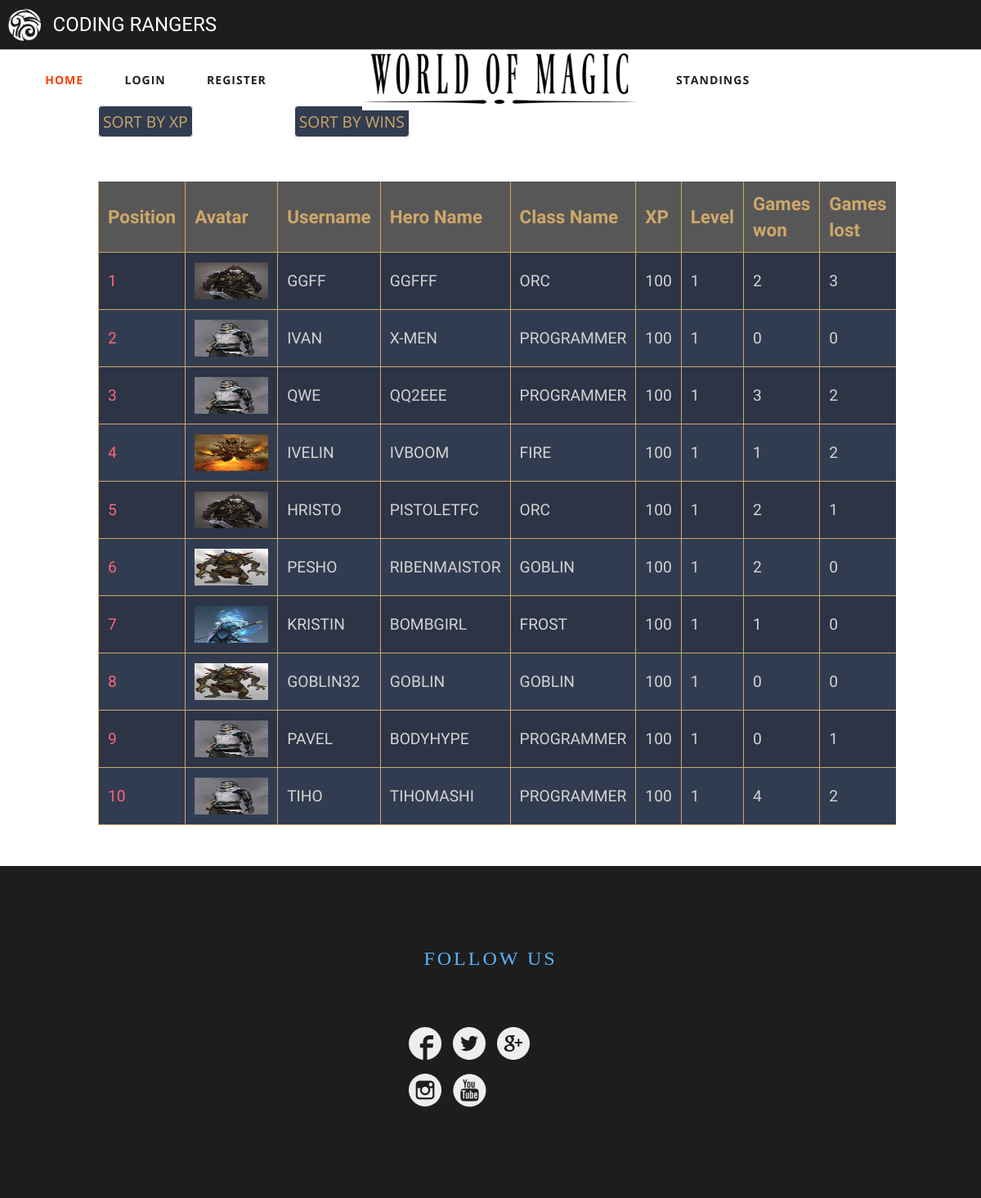
The app's page /Standings_xp.php with its own data.
### tables this page shows
CREATE TABLE `characters` (
  `char_id` int(11) NOT NULL,
  `user_id` int(11) NOT NULL,
  `char_name` varchar(50) NOT NULL,
  `class_id` int(11) NOT NULL,
  `char_xp` int(100) NOT NULL,
  `char_lv` int(11) NOT NULL
);

CREATE TABLE `class` (
  `class_id` int(11) NOT NULL,
  `class_name` varchar(50) NOT NULL,
  `race_id` int(11) NOT NULL,
  `class_avatar` varchar(200) NOT NULL
);

CREATE TABLE `users` (
  `user_id` int(11) NOT NULL,
  `user_avatar` varchar(200) NOT NULL,
  `user_name` varchar(50) NOT NULL,
  `user_pass` varchar(50) NOT NULL,
  `date_deleted` date DEFAULT NULL
);

CREATE TABLE `standings` (
  `games_won` int(11) NOT NULL,
  `games_lost` int(11) NOT NULL,
  `char_id` int(11) NOT NULL
);

### Standings_xp.php (the view, shortened to what this page needs)
<?php
	include("header.php");
?>
	<a class=sort href="Standings_xp.php">Sort by XP</a>
	<a class=sort href="Standings_wins.php">Sort by wins</a>
	<table class="container_table">
	<tr>
		<th>Position</th>
		<th>Avatar</th>
		<th>Username</th>
		<th>Hero Name</th>
		<th>Class Name</th>
		<th>XP</th>
		<th>Level</th>
		<th>Games won</th>
		<th>Games lost</th>
	</tr>
	<?php
		$q = "SELECT *
			FROM  `characters`
			JOIN `users` ON `users`.`user_id` = `characters`.`user_id`
			JOIN `class` ON `class`.`class_id` = `characters`.`class_id`
			JOIN `race` ON `class`.`race_id` = `race`.`race_id`
			JOIN `standings` ON `standings`.`char_id` = `characters`.`char_id`
			ORDER BY char_xp DESC";
		$res = mysqli_query($conn,$q);
		for ($i=1; $i < 11; $i++)
		{
			$row = mysqli_fetch_assoc($res);
			?>
				<tr>
					<td class=hover><?php echo $i?></td>
					<td id=img_standings_td><?php echo "<img id=img_standings src='". $row['class_avatar'] . "'>"?></td>
					<td class=hover><?php echo $row['user_name'] ?></td>
					<td class=hover><?php echo $row['char_name'] ?></td>
					<td class=hover><?php echo $row['class_name'] ?></td>
					<td class=hover><?php echo $row['char_xp'] ?></td>
					<td class=hover><?php echo $row['char_lv'] ?></td>
					<td class=hover><?php echo $row['games_won'] ?></td>
					<td class=hover><?php echo $row['games_lost'] ?></td>
				</tr>
			<?php
		}
	?>
	</table>
<?php
	include("footer.php");
?>

### css/style.css (style rules this page uses)
label,p,body,h3,img,div { margin: 0; padding: 0; }
html, body { font-size: 100%; font-family: 'Open Sans', sans-serif; background:#ffffff; margin: 0; }

### style.css (style rules this page uses)
head,html,body,div,p,video { padding: 0; margin: 0; }

### Standings.css (style rules this page uses)
.container_table th { font-weight: bold; font-size: 1.4em; color: #CDA869; font-family: 'Jura',sans-serif; }
.sort { text-transform: uppercase; font-size: 1.2em; text-decoration: none; color: #CDA869; border: 1px solid #FFF; border-radius: 5px; background-color: #323C50; margin-left: 10%; padding: 5px; }
.container_table td { font-weight: normal; font-size: 1.2em; color: #D4D3D3; text-transform: uppercase; font-family: 'Jura',sans-serif; height: 70px; }
.container_table { text-align: left; overflow: hidden; width: 80%; margin-top: 60px; margin-left: 10%; background-color: #5B5A5A; }
.container_table td, .container_table th { padding: 11px; margin: 4px; border-left: 1px solid #CDA869; border-bottom: 1px solid #CDA869; }
.container_table tr:nth-child(odd) { background-color: #323C50; }
.container_table tr:nth-child(even) { background-color: #2C3446; }
.container_table th { background-color: #585757; }
.container_table td:first-child { color: #FB667A; }
#img_standings { width: 90px; height: 45px; }

### records on screen
characters: class.class_avatar (picture), user.user_name "GGFF", char_name "GGFFF", class.class_name "ORC", char_xp "100", char_lv "1", standings.games_won "2", standings.games_lost "3"
characters: class.class_avatar (picture), user.user_name "IVAN", char_name "X-MEN", class.class_name "PROGRAMMER", char_xp "100", char_lv "1", standings.games_won "0", standings.games_lost "0"
characters: class.class_avatar (picture), user.user_name "QWE", char_name "QQ2EEE", class.class_name "PROGRAMMER", char_xp "100", char_lv "1", standings.games_won "3", standings.games_lost "2"
characters: class.class_avatar (picture), user.user_name "IVELIN", char_name "IVBOOM", class.class_name "FIRE", char_xp "100", char_lv "1", standings.games_won "1", standings.games_lost "2"
characters: class.class_avatar (picture), user.user_name "HRISTO", char_name "PISTOLETFC", class.class_name "ORC", char_xp "100", char_lv "1", standings.games_won "2", standings.games_lost "1"
characters: class.class_avatar (picture), user.user_name "PESHO", char_name "RIBENMAISTOR", class.class_name "GOBLIN", char_xp "100", char_lv "1", standings.games_won "2", standings.games_lost "0"
characters: class.class_avatar (picture), user.user_name "KRISTIN", char_name "BOMBGIRL", class.class_name "FROST", char_xp "100", char_lv "1", standings.games_won "1", standings.games_lost "0"
characters: class.class_avatar (picture), user.user_name "GOBLIN32", char_name "GOBLIN", class.class_name "GOBLIN", char_xp "100", char_lv "1", standings.games_won "0", standings.games_lost "0"
characters: class.class_avatar (picture), user.user_name "PAVEL", char_name "BODYHYPE", class.class_name "PROGRAMMER", char_xp "100", char_lv "1", standings.games_won "0", standings.games_lost "1"
characters: class.class_avatar (picture), user.user_name "TIHO", char_name "TIHOMASHI", class.class_name "PROGRAMMER", char_xp "100", char_lv "1", standings.games_won "4", standings.games_lost "2"
